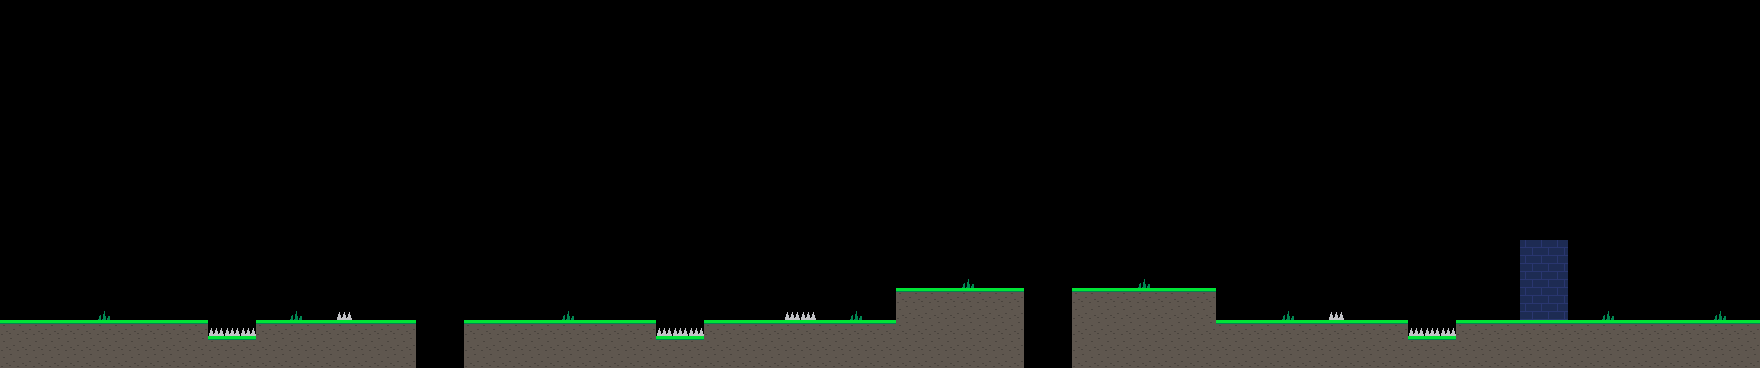

Below is a game level as drawn by its tile map, then a one-line description and the .tmx that defines it (tile-layer data replaced by summaries):
An orthogonal 110x23 tile map with 16x16 px tiles, 5 tile layers (background, solid, oneway, hazard, ...) and 4 objects (2x checkpoint, player_spawn, exit).

<map version="1.10" tiledversion="1.10.2" orientation="orthogonal" renderorder="right-down" width="110" height="23" tilewidth="16" tileheight="16" infinite="0" nextlayerid="7" nextobjectid="5">
 <properties>
  <property name="title" value="Mind the Spikes" />
  <property name="world" value="placeholder" />
 </properties>
 <tileset firstgid="1" name="placeholder" tilewidth="16" tileheight="16" tilecount="6" columns="6">
  <image source="../../tiles/placeholder.png" width="96" height="16" />
 </tileset>
 <layer id="1" name="background" width="110" height="23">
  <data>[2530 cells, 15 non-empty, 1 distinct tile ids]</data>
 </layer>
 <layer id="2" name="solid" width="110" height="23">
  <data>[2530 cells, 337 non-empty, 2 distinct tile ids]</data>
 </layer>
 <layer id="3" name="oneway" width="110" height="23">
  <data>[2530 cells, 0 non-empty, 0 distinct tile ids]</data>
 </layer>
 <layer id="4" name="hazard" width="110" height="23">
  <data>[2530 cells, 13 non-empty, 1 distinct tile ids]</data>
 </layer>
 <layer id="5" name="foreground" width="110" height="23">
  <data>[2530 cells, 9 non-empty, 1 distinct tile ids]</data>
 </layer>
 <objectgroup id="6" name="entities">
  <object id="1" type="player_spawn" x="40" y="320">
   <point />
  </object>
  <object id="2" type="checkpoint" x="496" y="288" width="16" height="32" />
  <object id="3" type="checkpoint" x="1248" y="288" width="16" height="32" />
  <object id="4" type="exit" x="1664" y="288" width="16" height="32" />
 </objectgroup>
</map>
